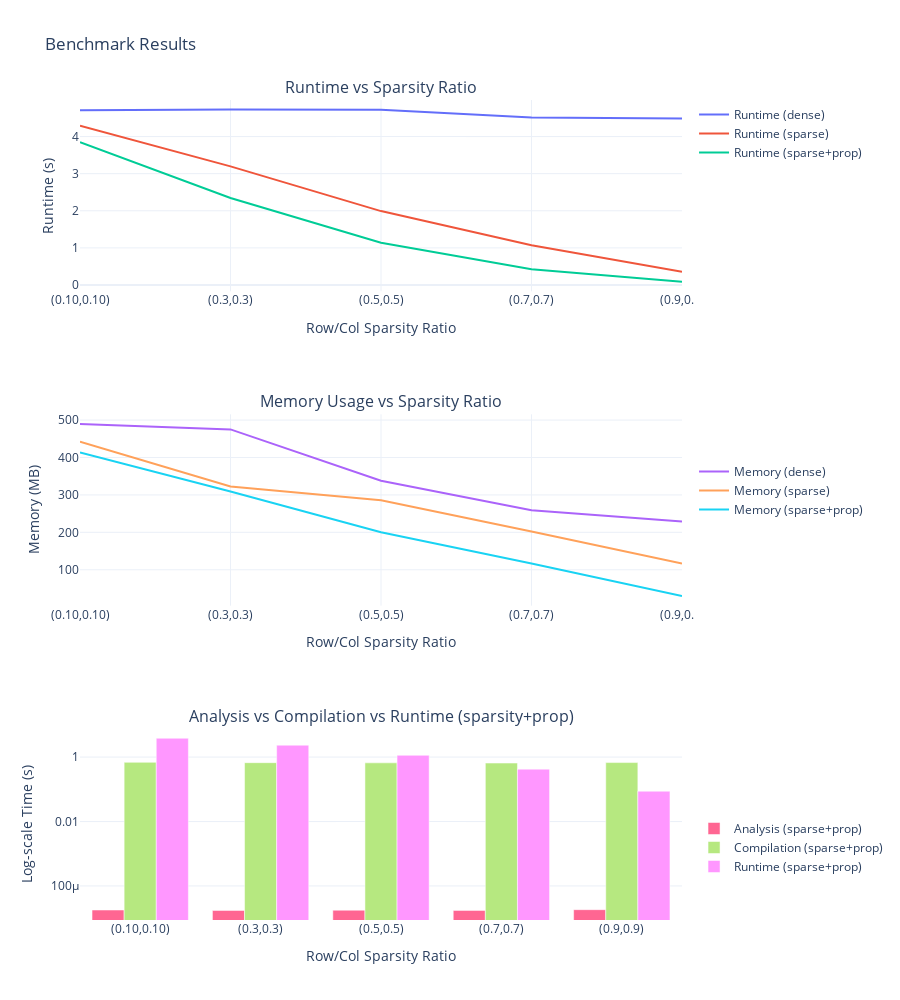

Notebook source saved alongside this figure:
### Code cell
plotly(data)

### Figure 1 — Plotly figure (JSON) as saved in the notebook; plotly's stock layout.template omitted (floating-point values rounded to 4 significant figures)
{"data": [{"legendgroup": "runtime", "mode": "lines", "name": "Runtime (dense)", "type": "scatter", "x": ["(0.10,0.10)", "(0.3,0.3)", "(0.5,0.5)", "(0.7,0.7)", "(0.9,0.9)"], "xaxis": "x", "y": [4.707, 4.726, 4.723, 4.512, 4.482], "yaxis": "y"}, {"legendgroup": "runtime", "mode": "lines", "name": "Runtime (sparse)", "type": "scatter", "x": ["(0.10,0.10)", "(0.3,0.3)", "(0.5,0.5)", "(0.7,0.7)", "(0.9,0.9)"], "xaxis": "x", "y": [4.29, 3.196, 1.991, 1.07, 0.356], "yaxis": "y"}, {"legendgroup": "runtime", "mode": "lines", "name": "Runtime (sparse+prop)", "type": "scatter", "x": ["(0.10,0.10)", "(0.3,0.3)", "(0.5,0.5)", "(0.7,0.7)", "(0.9,0.9)"], "xaxis": "x", "y": [3.848, 2.345, 1.136, 0.4229, 0.08725], "yaxis": "y"}, {"legendgroup": "memory", "mode": "lines", "name": "Memory (dense)", "type": "scatter", "x": ["(0.10,0.10)", "(0.3,0.3)", "(0.5,0.5)", "(0.7,0.7)", "(0.9,0.9)"], "xaxis": "x2", "y": [489.8, 475.1, 338.1, 259.2, 228.6], "yaxis": "y2"}, {"legendgroup": "memory", "mode": "lines", "name": "Memory (sparse)", "type": "scatter", "x": ["(0.10,0.10)", "(0.3,0.3)", "(0.5,0.5)", "(0.7,0.7)", "(0.9,0.9)"], "xaxis": "x2", "y": [442.5, 322.6, 285.7, 202.4, 116.8], "yaxis": "y2"}, {"legendgroup": "memory", "mode": "lines", "name": "Memory (sparse+prop)", "type": "scatter", "x": ["(0.10,0.10)", "(0.3,0.3)", "(0.5,0.5)", "(0.7,0.7)", "(0.9,0.9)"], "xaxis": "x2", "y": [413.6, 309.0, 200.1, 116.9, 29.6], "yaxis": "y2"}, {"legendgroup": "bar", "name": "Analysis (sparse+prop)", "type": "bar", "x": ["(0.10,0.10)", "(0.3,0.3)", "(0.5,0.5)", "(0.7,0.7)", "(0.9,0.9)"], "xaxis": "x3", "y": [1.789e-05, 1.737e-05, 1.765e-05, 1.743e-05, 1.836e-05], "yaxis": "y3"}, {"legendgroup": "bar", "name": "Compilation (sparse+prop)", "type": "bar", "x": ["(0.10,0.10)", "(0.3,0.3)", "(0.5,0.5)", "(0.7,0.7)", "(0.9,0.9)"], "xaxis": "x3", "y": [0.6876, 0.6709, 0.6628, 0.6525, 0.676], "yaxis": "y3"}, {"legendgroup": "bar", "name": "Runtime (sparse+prop)", "type": "bar", "x": ["(0.10,0.10)", "(0.3,0.3)", "(0.5,0.5)", "(0.7,0.7)", "(0.9,0.9)"], "xaxis": "x3", "y": [3.848, 2.345, 1.136, 0.4229, 0.08725], "yaxis": "y3"}], "layout": {"annotations": [{"font": {"size": 16}, "showarrow": false, "text": "Runtime vs Sparsity Ratio", "x": 0.5, "xanchor": "center", "xref": "paper", "y": 1.0, "yanchor": "bottom", "yref": "paper"}, {"font": {"size": 16}, "showarrow": false, "text": "Memory Usage vs Sparsity Ratio", "x": 0.5, "xanchor": "center", "xref": "paper", "y": 0.6167, "yanchor": "bottom", "yref": "paper"}, {"font": {"size": 16}, "showarrow": false, "text": "Analysis vs Compilation vs Runtime (sparsity+prop)", "x": 0.5, "xanchor": "center", "xref": "paper", "y": 0.2333, "yanchor": "bottom", "yref": "paper"}], "barmode": "group", "height": 1000, "legend": {"tracegroupgap": 300}, "title": {"text": "Benchmark Results"}, "xaxis": {"anchor": "y", "domain": [0, 1], "title": {"text": "Row/Col Sparsity Ratio"}}, "xaxis2": {"anchor": "y2", "domain": [0, 1], "title": {"text": "Row/Col Sparsity Ratio"}}, "xaxis3": {"anchor": "y3", "domain": [0, 1], "title": {"text": "Row/Col Sparsity Ratio"}}, "yaxis": {"anchor": "x", "domain": [0.7667, 1.0], "title": {"text": "Runtime (s)"}}, "yaxis2": {"anchor": "x2", "domain": [0.3833, 0.6167], "title": {"text": "Memory (MB)"}}, "yaxis3": {"anchor": "x3", "domain": [0, 0.2333], "title": {"text": "Log-scale Time (s)"}, "type": "log"}}}
